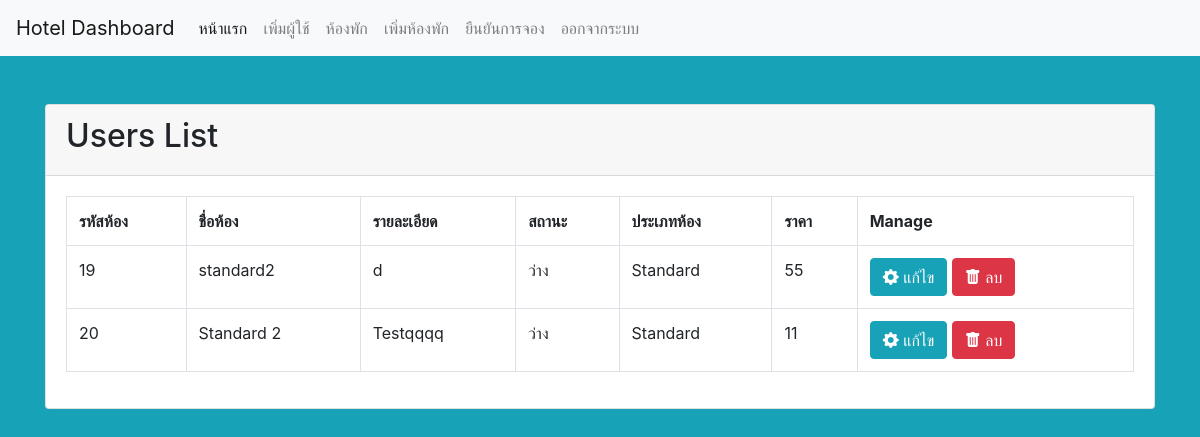
The app's page /admin/room.php (signed in) with its own data.
### tables this page shows
CREATE TABLE `room` (
  `room_id` int(10) NOT NULL,
  `room_name` varchar(100) NOT NULL,
  `room_note` varchar(100) NOT NULL,
  `room_status` int(1) NOT NULL,
  `room_cetegory` int(10) NOT NULL,
  `room_price` int(10) NOT NULL,
  `room_images` varchar(255) NOT NULL
);

CREATE TABLE `roomstatus` (
  `roomstatus_id` int(1) NOT NULL,
  `roomstatus_name` varchar(50) NOT NULL
);

CREATE TABLE `roomcetegory` (
  `roomcetegory_id` int(10) NOT NULL,
  `cetegory_name` varchar(100) NOT NULL
);

### admin/room.php (the view, shortened to what this page needs)
<?php
if (!$_SESSION["id"]){
	  Header("Location: ../index.php");
}else{?>
<?php
require 'db.php';
$sql = 'SELECT room_id,room_name,room_note,roomstatus_name,cetegory_name,room_price,room_images
FROM room
INNER JOIN roomcetegory
ON roomcetegory.roomcetegory_id = room.room_cetegory
INNER JOIN roomstatus
ON roomstatus.roomstatus_id = room.room_status';
$statement = $connection->prepare($sql);
$statement->execute();
$people = $statement->fetchAll(PDO::FETCH_OBJ);
 ?>
<?php require 'header.php'; ?>
<div class="container">
  <div class="card mt-5">
    <div class="card-header">
      <h2>Users List</h2>
    </div>
    <div class="card-body">
      <table class="table table-bordered">
        <tr>
          <th>รหัสห้อง</th>
          <th>ชื่อห้อง</th>
          <th>รายละเอียด</th>
          <th>สถานะ</th>
          <th>ประเภทห้อง</th>
          <th>ราคา</th>
          <th>Manage</th>
        </tr>
        <?php foreach($people as $room): ?>
          <tr>
            <td><?= $room->room_id; ?></td>
            <td><?= $room->room_name; ?></td>
            <td><?= $room->room_note; ?></td>
            <td><?= $room->roomstatus_name; ?></td>
            <td><?= $room->cetegory_name; ?></td>
            <td><?= $room->room_price; ?></td>
            <td>
              <a href="room_edit.php?id=<?= $room->room_id ?>" class="btn btn-info"><i class="bi bi-gear-fill"></i>&nbsp;แก้ไข</a>
              <a onclick="return confirm('Are you sure you want to delete this entry?')" href="room_delete.php?id=<?= $room->room_id ?>" class='btn btn-danger'><i class="bi bi-trash-fill"></i>&nbsp;ลบ</a>
            </td>
          </tr>
        <?php endforeach; ?>
      </table>
    </div>
  </div>
</div>
<?php require 'footer.php'; ?>
<?php }?>

### admin/header.php (shortened to what this page needs)
<!doctype html>
<html lang="en">
  <head>
    <link rel="stylesheet" href="https://maxcdn.bootstrapcdn.com/bootstrap/4.0.0-beta.2/css/bootstrap.min.css">
    <link rel="stylesheet" href="https://cdn.jsdelivr.net/npm/bootstrap-icons@1.5.0/font/bootstrap-icons.css">
  </head>
  <body class="bg-info">
    <nav class="navbar navbar-expand-lg navbar-light bg-light">
  <a class="navbar-brand" href="index.php">Hotel Dashboard</a>
  <div class="collapse navbar-collapse" id="navbarSupportedContent">
    <ul class="navbar-nav mr-auto">
      <li class="nav-item active">
		  <a class="nav-link" href="index.php">หน้าแรก </a>
      </li>
      <li class="nav-item">
        <a class="nav-link" href="create.php">เพิ่มผู้ใช้</a>
      </li>
      <li class="nav-item">
        <a class="nav-link" href="room.php">ห้องพัก</a>
      </li>
      <li class="nav-item">
        <a class="nav-link" href="room_create.php">เพิ่มห้องพัก</a>
      </li>
      <li class="nav-item">
        <a class="nav-link" href="confirm.php">ยืนยันการจอง</a>
      </li>
      <li class="nav-item">
        <a class="nav-link" href="logout.php">ออกจากระบบ</a>
      </li>
    </ul>
  </div>
</nav>

### admin/footer.php (shortened to what this page needs)
  </body>
</html>

### records on screen
room: room_id "19", room_name "standard2", room_note "d", room_status.roomstatus_name "ว่าง", room_cetegory.cetegory_name "Standard", room_price "55"
room: room_id "20", room_name "Standard 2", room_note "Testqqqq", room_status.roomstatus_name "ว่าง", room_cetegory.cetegory_name "Standard", room_price "11"
